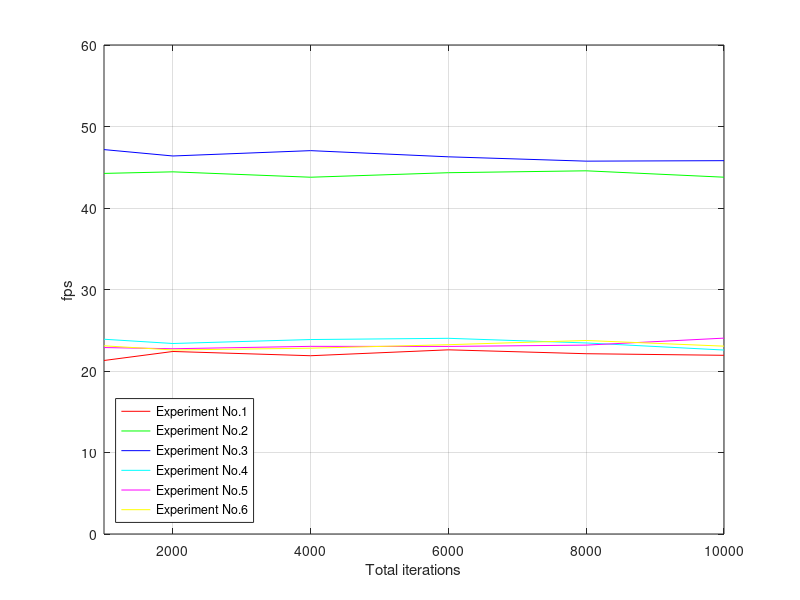

Here is the MATLAB script that generated this plot:
x = [1000	2000	4000	6000	8000	10000];
y1 = [21.28988	22.39598	21.8747	22.59792	22.12136	21.92659];
y2 = [44.24541	44.43746	43.77682	44.33072	44.56364	43.7801];
y3 = [47.16627	46.38333	47.03825	46.28018	45.74933	45.80833];
y4 = [23.89667	23.375	23.86119	24.0107	23.44196	22.57226];
y5 = [22.87778	22.73081	23.02529	23.01508	23.17542	24.03333];
y6 = [23.09214	22.58015	22.80085	23.22826	23.74478	23.04932];


plot(x, y1, 'r-', x, y2, 'g-', x, y3, 'b-', x, y4, 'c-', x, y5, 'm-', x, y6, 'y-');
xlabel('Total iterations');
ylabel('fps');
grid on;
l = legend('Experiment No.1', 'Experiment No.2', 'Experiment No.3', 'Experiment No.4', 'Experiment No.5', 'Experiment No.6', 'Location', 'southwest');
axis([1000, 10000, 0, 60]);